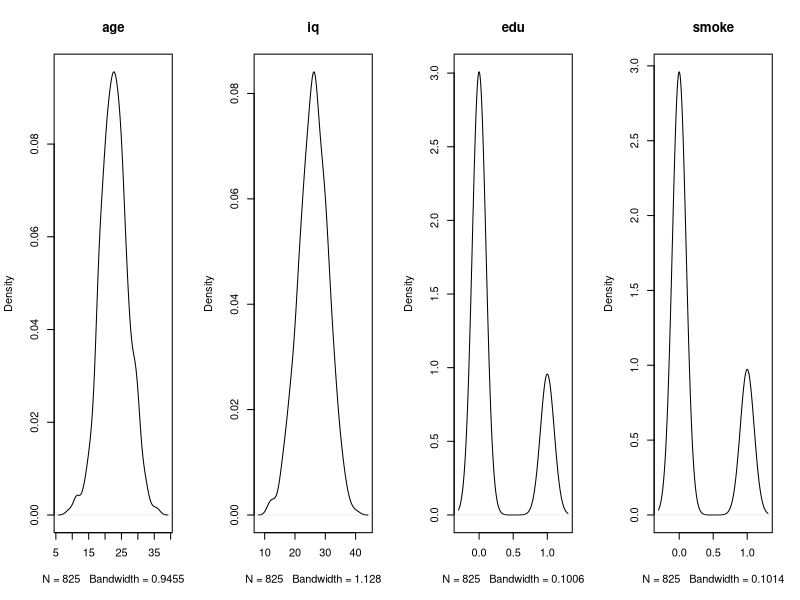
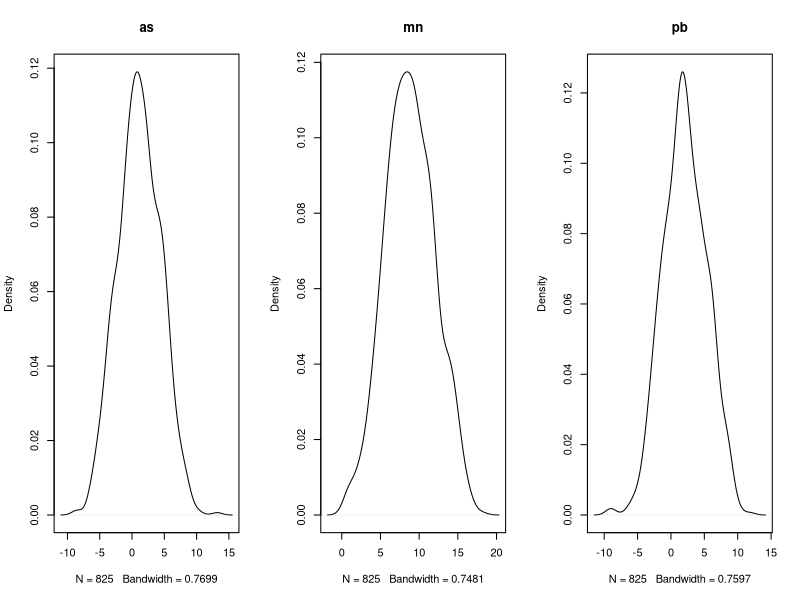
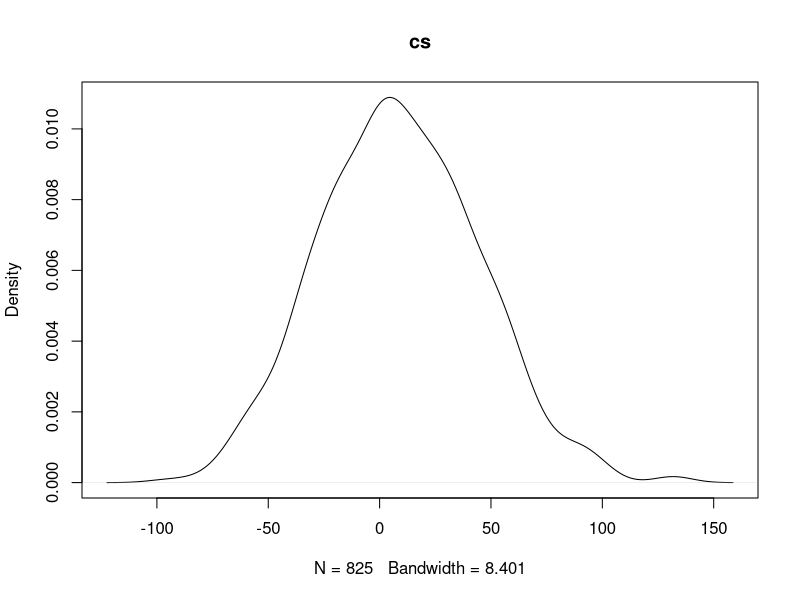

Generate these figures, in order, with R:
## ---- chunk 1
library(tidyverse)
library(MASS)
#sample size
size = 825
nsim = 100
nboost = 100
set.seed(1234)
## ---- chunk 2
#confoundings
age = rnorm(825,22.9,4.2)
iq = rnorm(825,26,5)
edu = rbinom(825,1,0.24)
smoke = rbinom(825,1,0.24)

#exposure
#coefficients for three mental
as.beta = c(1,0.3,2,5,8)/50
mn.beta = c(8,9,0.2,3,4)/25
pb.beta = c(0.5,7,2,4,9)/100
beta = data.frame(as.beta,mn.beta,pb.beta) %>% t()
colnames(beta) = c('beta0','beta_age','beta_iq','beta_edu','beta_smoke')
beta 

#calculate the average of confounding 
avg.c = c(1,mean(age),mean(iq),mean(edu),mean(smoke)) 
#calculate the mean exposure
mu = c(sum(avg.c*as.beta),sum(avg.c*mn.beta),sum(avg.c*pb.beta)) %>% as.vector()
names(mu) = c('as','mn','pb')
mu

#variance
corr = matrix(data = c(1,0.59,0.29,0.59,1,0.53,0.29,0.53,1),ncol =3,nrow = 3)
#var of As,Mn,Pb is 2.2,2.6,1.9
var = corr*2.2*2.6*1.9
z = mvrnorm(size,mu,Sigma = var)
as = z[,1]
mn = z[,2]
pb = z[,3]



#outcome
#coef 
coef = c(0.4,1,2.5,0.59,0.31,5.4,2.8,1.8)/3
avg.ec= c(1,mean(as),mean(mn),mean(pb),mean(age),mean(iq),mean(edu),mean(smoke)) 
avg.cs = sum(coef*avg.ec)
names(avg.cs) = "average CS"




avg.cs
#generate the outcome
cs = rnorm(825,avg.ec,35)
## ---- chunk 3
#package all into a df
data = data.frame(as,mn,pb,age,iq,edu,smoke,cs)
##write.csv(data,file = 'simulation.csv',row.names = FALSE)
conf = colnames(data)[4:7]
exp = colnames(data)[1:3]

#plot distribuctions of Confoundings
par(mfrow=c(1,length(conf)))
for(i in 1:length(conf)){
  plot(density(data[,conf[i]]),main = conf[i] )
}

#plot distribuctions of Exposure
par(mfrow=c(1,length(exp)))
for(i in 1:length(exp)){
  plot(density(data[,exp[i]]),main = exp[i] )
}
par(mfrow=c(1,1))
plot(density(cs),main = 'cs')
## ---- chunk 4
fit1 = lm(cs~as+mn+pb+age+iq+as.factor(smoke)+as.factor(edu),data = data)
summary(fit1)
